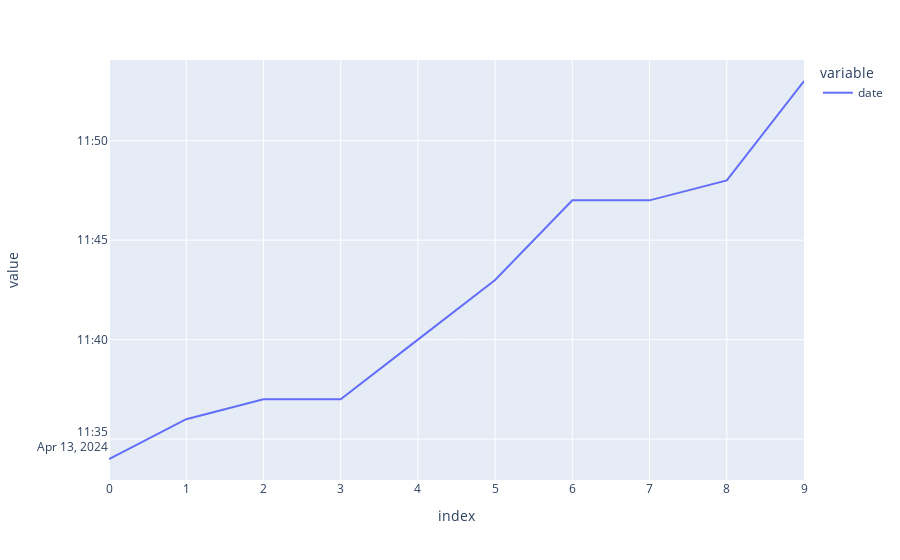

The notebook cell this image was saved under:
### Code cell
times = result["date"]
times = times.head(10)
times.plot()

### Figure 1 — Plotly figure (JSON) as saved in the notebook; plotly's stock layout.template omitted (floating-point values rounded to 4 significant figures)
{"data": [{"hovertemplate": "variable=date<br>index=%{x}<br>value=%{y}<extra></extra>", "legendgroup": "date", "line": {"color": "#636efa", "dash": "solid"}, "marker": {"symbol": "circle"}, "mode": "lines", "name": "date", "orientation": "v", "showlegend": true, "type": "scatter", "x": [0, 1, 2, 3, 4, 5, 6, 7, 8, 9], "xaxis": "x", "y": ["2024-04-13 11:34:00", "2024-04-13 11:36:00", "2024-04-13 11:37:00", "2024-04-13 11:37:00", "2024-04-13 11:40:00", "2024-04-13 11:43:00", "2024-04-13 11:47:00", "2024-04-13 11:47:00", "2024-04-13 11:48:00", "2024-04-13 11:53:00"], "yaxis": "y"}], "layout": {"legend": {"title": {"text": "variable"}, "tracegroupgap": 0}, "margin": {"t": 60}, "xaxis": {"anchor": "y", "domain": [0, 1], "title": {"text": "index"}}, "yaxis": {"anchor": "x", "domain": [0, 1], "title": {"text": "value"}}}}
